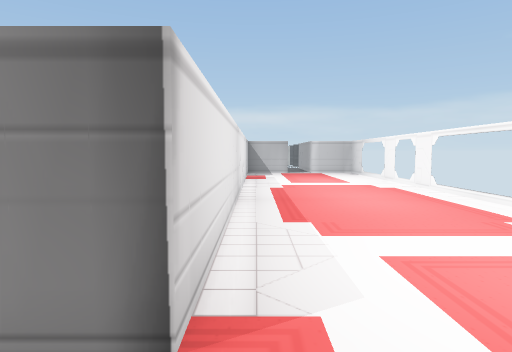
view 1 (above)

23 first-person views from a walk through a 3-D level made in the Unity game engine. The camera is 1.3 m above the floor, tilts 4° down and sees 75° across. Doors are open. The floor is counted in squares, 1.03 m on a side. Each view is taken from the middle of a square. On the plan, view 1 faces up. The plan holds only what a view shows up to about 14 squares ahead; the rest is blank. The place goes on beyond the plan. The player character is not drawn. Some surface patterns are stand-ins.

view 2
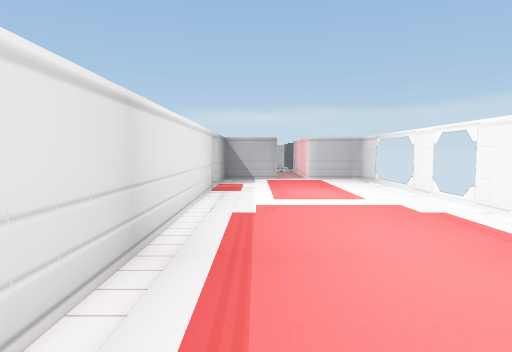

view 3
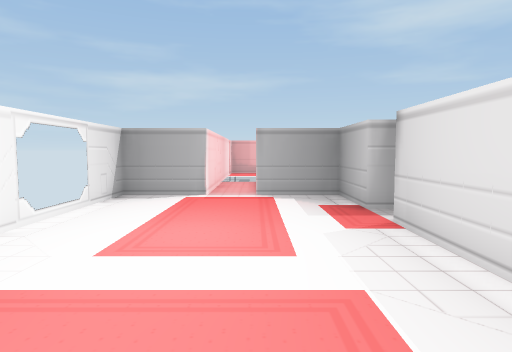

view 4
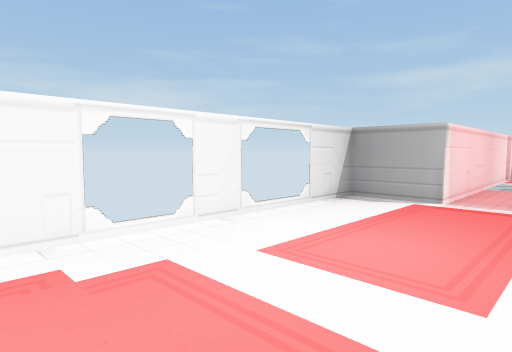

view 5
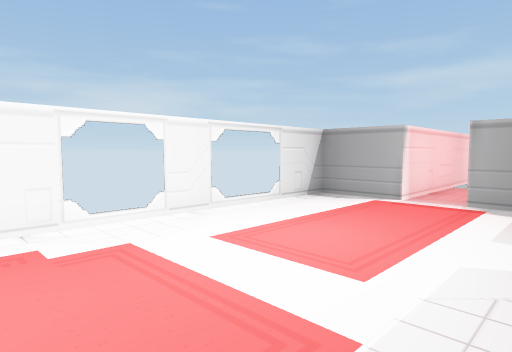

view 6
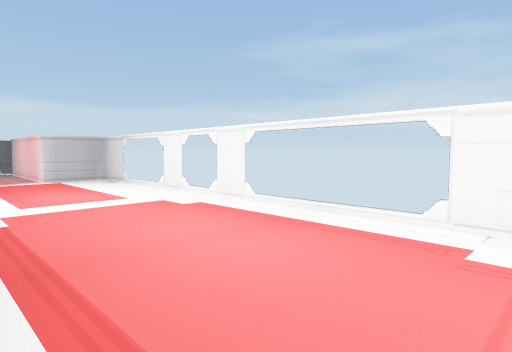

view 7
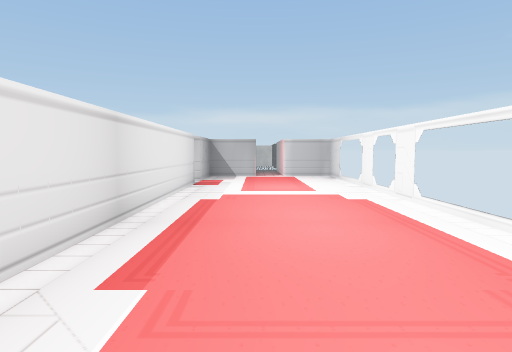

view 8
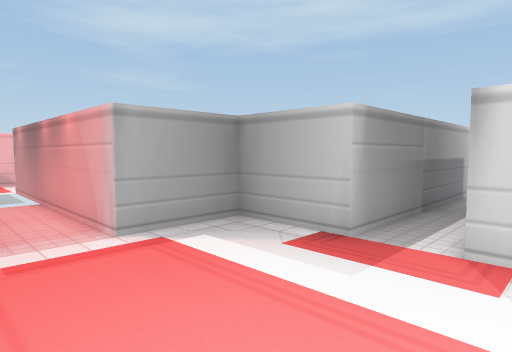

view 9
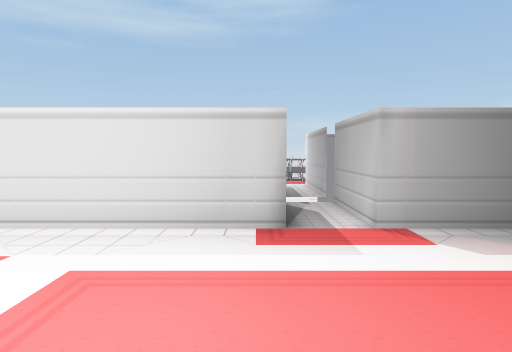

view 10
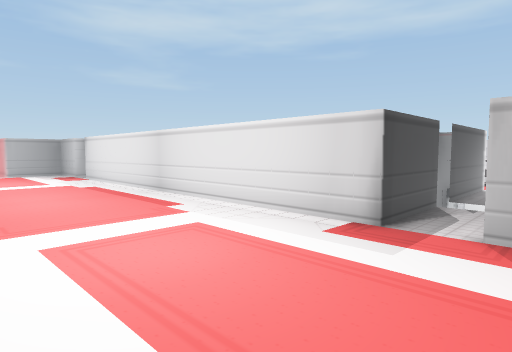

view 11
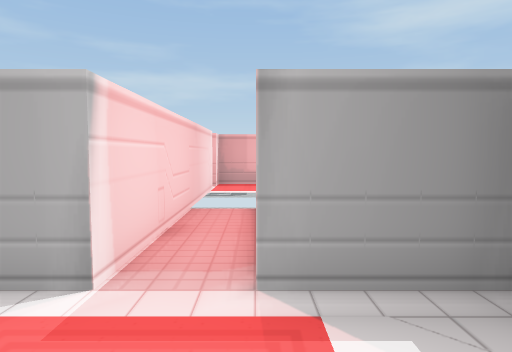

view 12
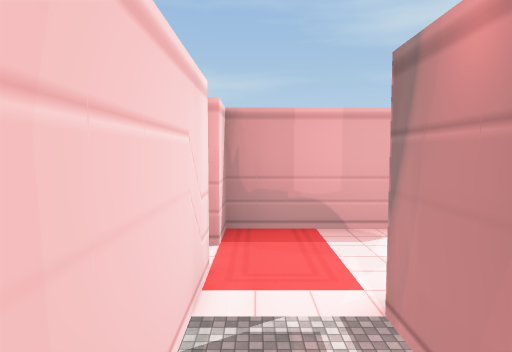

view 13
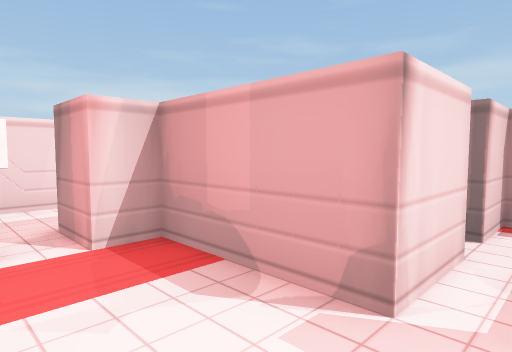

view 14
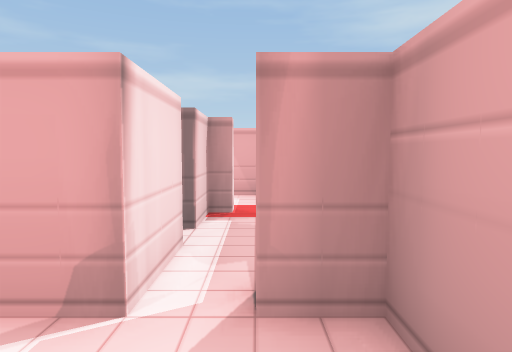

view 15
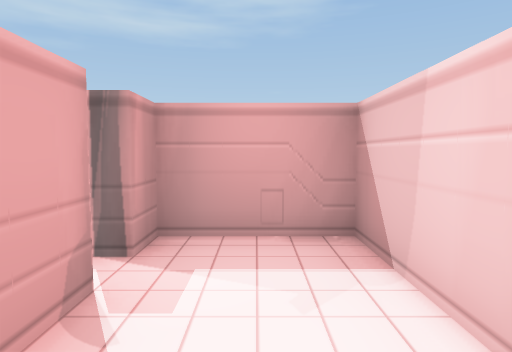

view 16
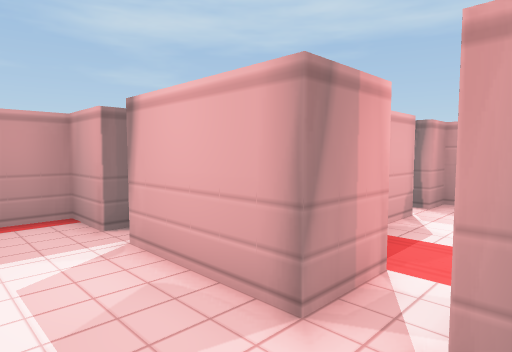

view 17
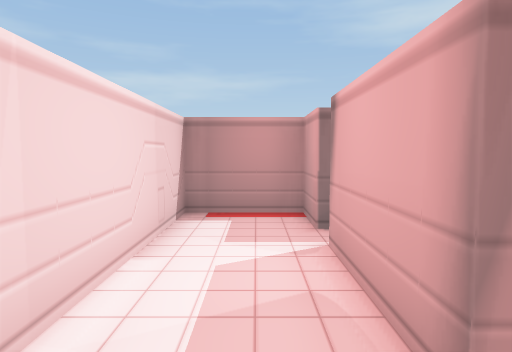

view 18
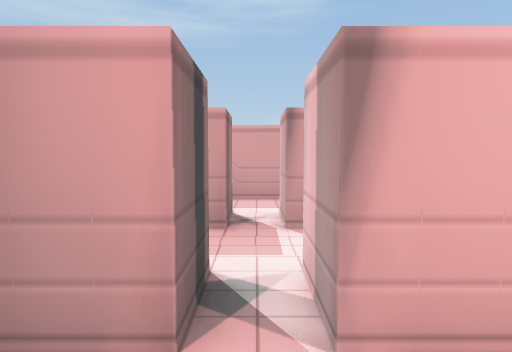

view 19
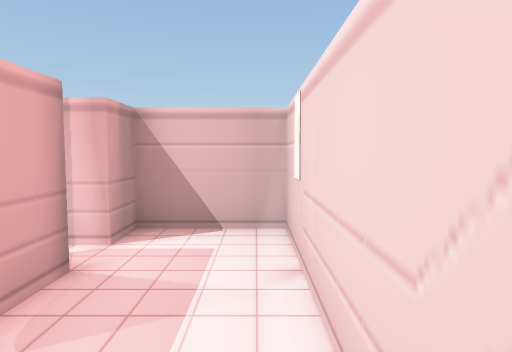

view 20
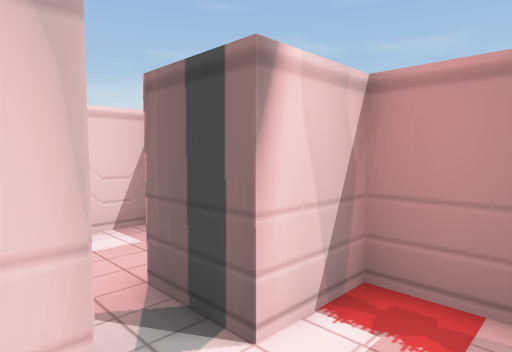

view 21
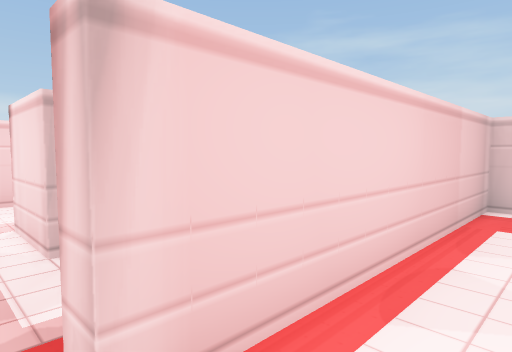

view 22
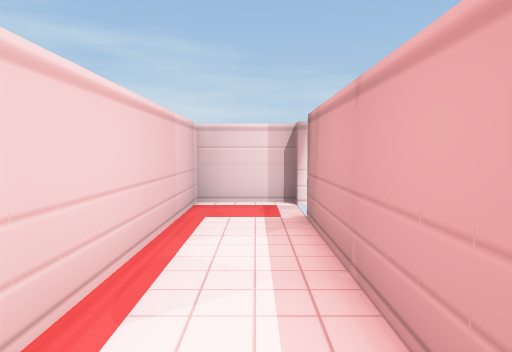

view 23
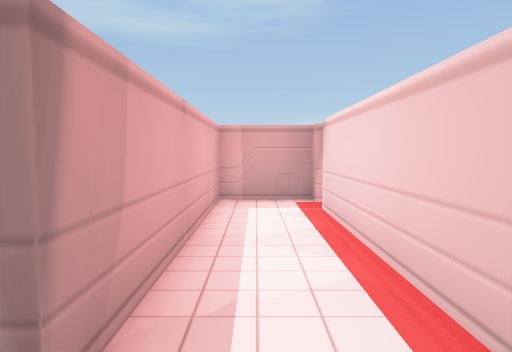

### Floor plan
Ten units are one square. View 1 is at (0, 0); x grows to the right and y downward. Boxes are objects, and circles mark ways between rooms. Rooms are numbered by the first view taken in them; rooms with no view inside come last. Other rooms are left out.
<svg viewBox="-79 -200 159 405">
<path fill="none" stroke="#000" d="M-35 -165 -5 -165 -5 -20 -16 -20M-5 -195 -5 -180 -35 -180M-74 -5 -5 -5 -5 20 20 20 20 85M35 85 35 20 60 20 60 -191M11 95 -20 95 -20 125 -10 125M35 105 35 85M0 145 0 125 35 125 35 115M45 145 35 145M51 105 44 105M35 115 50 115 50 135M35 155 50 155 50 170 75 170 75 95 50 95M15 145 0 145M35 145 35 141M22 170 35 170 35 155M0 155 15 155 15 159M0 170 0 155M70 200 75 200 75 175 -5 175 -5 170M-20 175 -20 200 55 200M-20 142 -20 158"/>
<circle cx="40" cy="110" r="3" fill="#2a7"/>
<circle cx="-10" cy="135" r="3" fill="#2a7"/>
<circle cx="40" cy="150" r="3" fill="#2a7"/>
<circle cx="5" cy="150" r="3" fill="#2a7"/>
<circle cx="-10" cy="165" r="3" fill="#2a7"/>
<text x="20" y="-80">1</text>
<text x="10" y="110">2</text>
<text x="60" y="130">3</text>
<text x="20" y="150">4</text>
<text x="30" y="180">5</text>
<text x="-10" y="150">6</text>
</svg>
Room 2 opens to room 3. Room 2 opens to room 6. Room 3 opens to room 4. Room 4 opens to room 6. Room 5 opens to room 6.

Where each view was taken, in squares from view 1:
view 1: 0 up, 0 right, facing up
view 2: 5 up, 1 right, facing up
view 3: 8 up, 2 right, facing down
view 4: 7 up, 1 right, facing down-right
view 5: 7 up, 0 right, facing down-right
view 6: 5 up, 0 right, facing up-right
view 7: 3 up, 2 right, facing up
view 8: 3 up, 4 right, facing down-left
view 9: 16 up, 5 right, facing left
view 10: 19 up, 5 right, facing down-left
view 11: 1 up, 2 right, facing down
view 12: 7 down, 3 right, facing down
view 13: 10 down, 1 left, facing down-right
view 14: 10 down, 1 left, facing down
view 15: 11 down, 3 right, facing left
view 16: 10 down, 7 right, facing down-left
view 17: 10 down, 6 right, facing down
view 18: 15 down, 7 right, facing left
view 19: 15 down, 7 right, facing up
view 20: 14 down, 2 right, facing down-right
view 21: 19 down, 1 left, facing up-right
view 22: 19 down, 1 left, facing right
view 23: 19 down, 7 right, facing left
